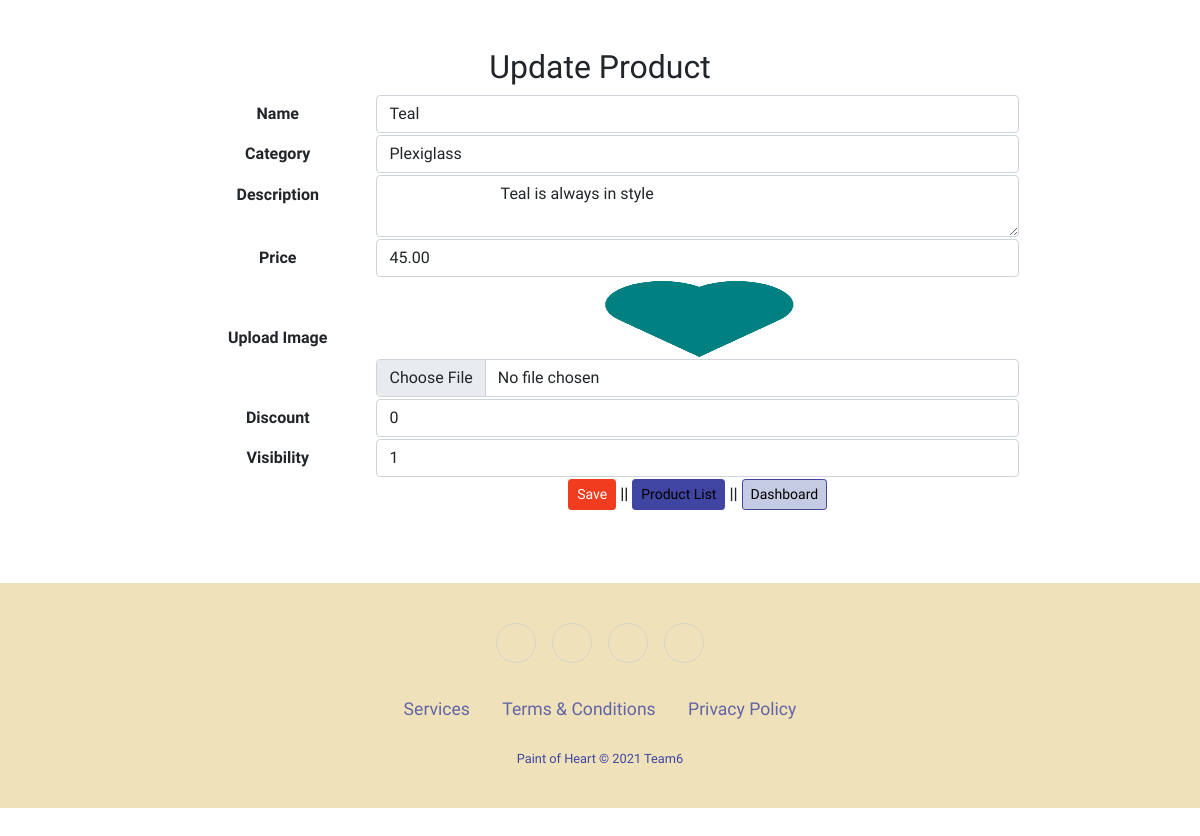
The app's page /actions/product_edit.php?productId=9 (signed in) with its own data.
### tables this page shows
CREATE TABLE `products` (
  `id` int(11) NOT NULL,
  `name` varchar(50) NOT NULL,
  `fk_category` int(11) NOT NULL,
  `price` decimal(20,2) NOT NULL,
  `description` text NOT NULL,
  `image` text NOT NULL,
  `discount` int(3) NOT NULL DEFAULT 0,
  `visibility` int(1) NOT NULL DEFAULT 1
);

CREATE TABLE `category` (
  `id` int(11) NOT NULL,
  `catName` varchar(50) NOT NULL
);

### classes/database.class.php (called while the page is built, shortened)
<?php
Class Database{
    public $host   = "";
    public $user   = "";
    public $pass   = "";
    public $dbname = "";
    public $link;
    private function connectDB(){
    $this->link = new mysqli($this->host, $this->user, $this->pass,
    $this->dbname);
    mysqli_set_charset($this->link, "utf8");
    }
   public function select($query){
     $result = $this->link->query($query) or
      die($this->link->error.__LINE__);
     if($result->num_rows > 0){
       return $result;
     } else {
       return false;
     }
    }
   }
?>

### classes/product.class.php (called while the page is built, shortened)
<?php
class Product
{
	public $db;
	public function __construct()
	{
		$this->db = new Database();
	}
	public function getAllProductById($id)
	{
		$query = "SELECT * FROM `products` WHERE `id` = '$id' ";
		$selected_row = $this->db->select($query);
		return $selected_row;
	}
 }
?>

### classes/category.class.php (called while the page is built, shortened)
<?php
  class Category{
    private $db;
    public function __construct(){
      $this->db = new Database();
    }
  public function catSelect(){
  	$query = "SELECT * FROM `category` ORDER BY `id` DESC ";
  	$selected_row = $this->db->select($query);
  	return $selected_row;
  }
}
?>

### actions/product_edit.php (the view, shortened to what this page needs)
<?php
    include '../classes/autoload.php';
    $pd = new Product();
    if (!isset($_GET['productId']) || $_GET['productId'] == 'NULL') {
        echo '<script> window.location = "product_list.php"; </script>';
    }else{
        $id = preg_replace('/[^-a-zA-Z0-9_]/', '', $_GET['productId']);
    }
?>
<!DOCTYPE html>
<html lang="en">
<head>
    <?php include_once '../components/boot.php';?>
	<link rel="stylesheet" href="../components/style.css">
</head>
<body>
<div class="grid_10">
    <div class="box round first grid">
        <h2>Update Product</h2>
        <div class="block">
    <?php
        $getData = $pd->getAllProductById($id);
        if ($getData) {
            while ($product = $getData->fetch_assoc()) {
        ?>
         <form action="" method="post" enctype="multipart/form-data">
            <table class="form">
                <tr>
                    <td>
                        <label>Name</label>
                    </td>
                    <td>
                        <input type="text" name="name" value="<?php echo $product['name'] ?>"class='form-control'/>
                    </td>
                </tr>
				<tr>
                    <td>
                        <label>Category</label>
                    </td>
                    <td>
                        <select id="select" class='form-control' name="fk_category">
            <?php
                $cat = new Category();
                $getData = $cat->catSelect();
                if ($getData) {
                    while ($category = $getData->fetch_assoc()) { ?>
                        <option
                            <?php
                            if ($product['fk_category'] == $category['id']){ ?>
                                    selected=""
                            <?php } ?>
                            value="<?php echo $category['id'] ?>">
                          <?php echo $category['catName'] ?>
                        </option>
            <?php } } ?>
        </select>
                    </td>
                </tr>
                <tr>
                    <td style="vertical-align: top; padding-top: 9px;">
                        <label>Description</label>
                    </td>
                    <td>
                        <textarea  class='form-control' name="description">
                            <?php echo $product['description'] ?>
                        </textarea>
                    </td>
                </tr>
				<tr>
                    <td>
                        <label>Price</label>
                    </td>
                    <td>
                        <input type="text" class='form-control' name="price" value="<?php echo $product['price'] ?>" />
                    </td>
                </tr>
                <tr>
                    <td>
                        <label>Upload Image</label>
                    </td>
                    <td>
                        <img src="<?php echo $product['image'] ;?>" height="80px" width="200px">
                        <input class='form-control' type="file" name="image" />
                    </td>
                </tr>
				<tr>
                    <td>
                        <label>Discount</label>
                    </td>
                    <td>
                        <input type="number" name="discount" value="<?php echo $product['discount'] ?>" placeholder="Enter Descount" class='form-control'/>
                    </td>
                </tr>
				<tr>
                    <td>
                        <label>Visibility</label>
                    </td>
                    <td>
                        <input type="number" name="visibility" value="<?php echo $product['visibility'] ?>" placeholder="visibility" class='form-control'/>
                    </td>
                </tr>
				<tr>
                    <td></td>
                    <td>
                    <input type="submit" name="submit" class="btn btn-sm save-btn" value="Save"> ||
                    <a class="btn btn-sm home-btn" href="product_list.php">Product List</a> ||
                    <a class="btn btn-sm dash-btn" href="../admin.php">Dashboard</a>
                    </td>
                </tr>
            </table>
            </form>
<?php  } } ?>
        </div>
    </div>
</div>
<?php include '../components/footer.php';?>
</body>
</html>

### components/style.css (style rules this page uses)
* { font-family: "Martel", serif; }
a:link, a:hover, a:visited { color: black; text-decoration: none; }
.home-btn { background-color: #4045a1 !important; border-color: #4045a1; color: white; }
.save-btn { background-color: #f13c20 !important; border-color: #f13c20; color: white; }
.dash-btn { background-color: #c5cbe3 !important; border-color: #c5cbe3; color: black; border-color: #4045a1; }
html, body { height: 100%; margin: 0; padding: 0; }
.grid_10 { margin-top: 4%; margin-bottom: 4%; padding-bottom: 2%; text-align: center; }
thead, tr, th { font-weight: bold; }
.form { width: 70%; margin-left: 15%; margin-right: 15%; text-align: center; }

### records on screen
products: name "Teal", fk_category "Plexiglass", description "Teal is always in style", price "45.00", image (picture), discount "0", visibility "1"
